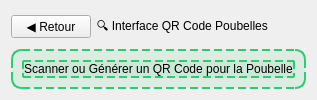
      <widget class="QWidget" name="pageQRCode">
       <layout class="QVBoxLayout" name="layoutQRCode">
        <item>
         <layout class="QHBoxLayout" name="headerQRCode">
          <item>
           <widget class="QPushButton" name="btnRetourQRCode">
            <property name="text">
             <string>◀ Retour</string>
            </property>
           </widget>
          </item>
          <item>
           <widget class="QLabel" name="labelTitleQRCode">
            <property name="text">
             <string>🔍 Interface QR Code Poubelles</string>
            </property>
           </widget>
          </item>
          <item>
           <spacer name="spacerQRCode">
            <property name="orientation">
             <enum>Qt::Orientation::Horizontal</enum>
            </property>
            <property name="sizeHint" stdset="0">
             <size>
              <width>0</width>
              <height>0</height>
             </size>
            </property>
           </spacer>
          </item>
         </layout>
        </item>
        <item>
         <widget class="QFrame" name="frameQRCodePlaceholder">
          <property name="styleSheet">
           <string notr="true">background-color: rgba(46, 204, 113, 0.1); border: 2px dashed #2ECC71; border-radius: 10px;</string>
          </property>
          <layout class="QVBoxLayout" name="layoutQRCodePlaceholder">
           <item>
            <widget class="QLabel" name="labelQRCodeText">
             <property name="text">
              <string>Scanner ou Générer un QR Code pour la Poubelle</string>
             </property>
             <property name="alignment">
              <set>Qt::AlignmentFlag::AlignCenter</set>
             </property>
            </widget>
           </item>
          </layout>
         </widget>
        </item>
       </layout>
      </widget>
